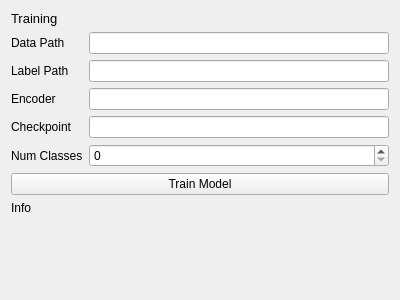
<?xml version="1.0" encoding="UTF-8"?>
<ui version="4.0">
 <class>Form</class>
 <widget class="QWidget" name="Form">
  <property name="geometry">
   <rect>
    <x>0</x>
    <y>0</y>
    <width>400</width>
    <height>300</height>
   </rect>
  </property>
  <property name="windowTitle">
   <string>Form</string>
  </property>
  <layout class="QGridLayout" name="gridLayout">
   <item row="1" column="0">
    <widget class="QLabel" name="label_2">
     <property name="text">
      <string>Data Path</string>
     </property>
    </widget>
   </item>
   <item row="5" column="0">
    <widget class="QLabel" name="label_6">
     <property name="text">
      <string>Num Classes</string>
     </property>
    </widget>
   </item>
   <item row="3" column="0">
    <widget class="QLabel" name="label_4">
     <property name="text">
      <string>Encoder</string>
     </property>
    </widget>
   </item>
   <item row="0" column="0">
    <widget class="QLabel" name="label">
     <property name="font">
      <font>
       <pointsize>10</pointsize>
      </font>
     </property>
     <property name="text">
      <string>Training</string>
     </property>
    </widget>
   </item>
   <item row="2" column="0">
    <widget class="QLabel" name="label_3">
     <property name="text">
      <string>Label Path</string>
     </property>
    </widget>
   </item>
   <item row="4" column="0">
    <widget class="QLabel" name="label_5">
     <property name="text">
      <string>Checkpoint</string>
     </property>
    </widget>
   </item>
   <item row="1" column="1">
    <widget class="QLineEdit" name="lineEdit"/>
   </item>
   <item row="6" column="0" colspan="2">
    <widget class="QPushButton" name="pushButton">
     <property name="text">
      <string>Train Model</string>
     </property>
    </widget>
   </item>
   <item row="7" column="0" colspan="2">
    <widget class="QLabel" name="label_7">
     <property name="text">
      <string>Info</string>
     </property>
    </widget>
   </item>
   <item row="8" column="0" colspan="2">
    <spacer name="verticalSpacer">
     <property name="orientation">
      <enum>Qt::Vertical</enum>
     </property>
     <property name="sizeHint" stdset="0">
      <size>
       <width>20</width>
       <height>40</height>
      </size>
     </property>
    </spacer>
   </item>
   <item row="2" column="1">
    <widget class="QLineEdit" name="lineEdit_2"/>
   </item>
   <item row="3" column="1">
    <widget class="QLineEdit" name="lineEdit_3"/>
   </item>
   <item row="4" column="1">
    <widget class="QLineEdit" name="lineEdit_4"/>
   </item>
   <item row="5" column="1">
    <widget class="QSpinBox" name="spinBox"/>
   </item>
  </layout>
 </widget>
 <resources/>
 <connections/>
</ui>
